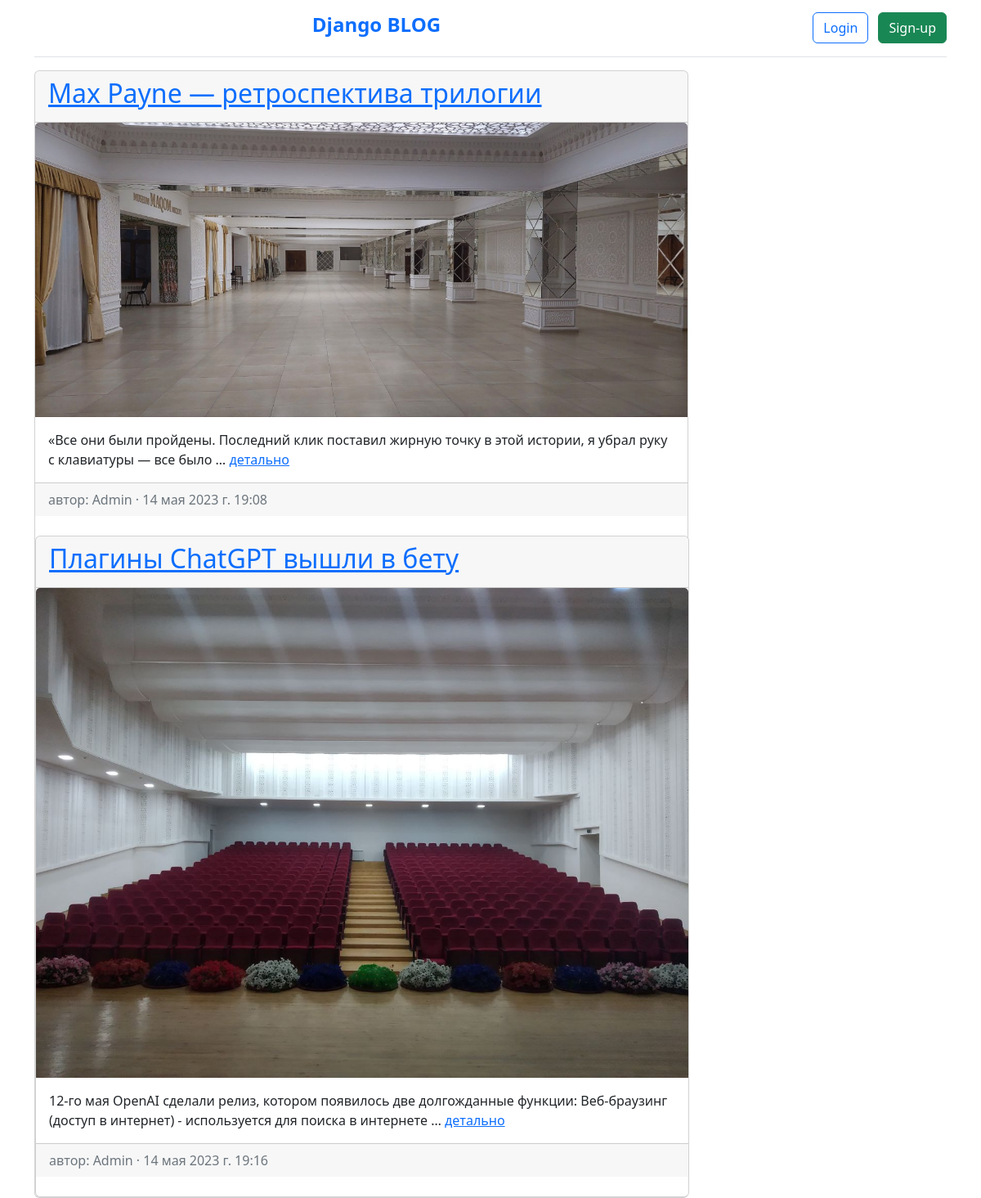
The app's page /articles/ with its own data.
### blog/models.py (models this page shows, shortened)
class Article(models.Model):
    title = models.CharField(max_length=150)
    summary = models.CharField(max_length=300)
    text = RichTextField()
    photo = models.ImageField(upload_to='article_photos/', blank=True)
    date = models.DateTimeField(auto_now_add=True)
    author = models.ForeignKey(get_user_model(), on_delete=models.CASCADE)

### accounts/models.py (models this page shows)
class CustomUser(AbstractUser):
    age = models.PositiveIntegerField(null=True, blank=True)

### blog/views.py (the view)
# urls.py: path('', ArticleListView.as_view(), name='articles'),
class ArticleListView(ListView):
    model = Article
    template_name = 'articles.html'
    context_object_name = 'articles'

### templates/articles.html (shortened to what this page needs)
{% extends 'base.html' %}
{% block content %}
    {% if not articles %}
        <div class="alert alert-primary" role="alert" style="text-align: center">
            <h4><i><b>Список пуст, добавьте что нибудь</i></h4> <a href="{% url 'article_create' %}" class="btn btn-warning"
                                                                    style="color: #000000">ДОБАВИТЬ</a></b>
        </div>
    {% else %}
        {% for article in articles %}
            <div class="card" style="width: 50rem;">
            <div class="card-header">
            <span class="font-weight-bold"><a
                    href="{% url 'article' article.pk %}"><h2>{{ article.title }}</h2></a></span>
            </div>
            {% if article.photo %}
                <img class="card-img-top" src="{{ article.photo.url }}" alt="{{ article.title }}">
            {% endif %}
            <div class="card-body">
                {{ article.summary|truncatewords:20 }} <a href="{% url 'article' article.pk %}">детально</a>
            </div>
            <div class="card-footer text-left text-muted">
                <span class="text-muted">автор: {{ article.author | title }} &middot; {{ article.date }}</span>
            </div>
            <br/>
        {% endfor %}
    {% endif %}
</div>
{% endblock content %}

### templates/base.html (shortened to what this page needs)
{% load static %}
<!DOCTYPE html>
<html>
<head>
    <link rel="stylesheet" href="https://cdn.jsdelivr.net/npm/bootstrap@5.2.3/dist/css/bootstrap.min.css">
</head>
<body>
<div class="container">
    <header class="d-flex flex-wrap align-items-center justify-content-auto justify-content-md-between py-2 mb-3 border-bottom">
        <ul class="nav col-10 col-md-auto mb-6 justify-content-auto mb-md-0">
            <li><a href="{% url 'home' %}" class="nav-link px-0 link-primary"><h4><b>Django BLOG</b></h4></a></li>
        </ul>
        {% if user.is_authenticated %}
            <div class="btn-group">
                <a class="nav-link dropdown-toggle" href="#"
                   id="navbarDropdown" role="button" data-toggle="dropdown"
                   aria-haspopup="true" aria-expanded="false">
                    {{ user.username|title }}
                </a>
                <ul class="dropdown-menu">
                    <li><a class="dropdown-item" href="{% url 'article_create' %}">Создать пост</a></li>
                    <li><a class="dropdown-item" href="{% url 'password_change' %}">Сменить пароль</a></li>
                    <li>
                        <hr class="dropdown-divider">
                    </li>
                    <li><a class="dropdown-item" href="{% url 'logout' %}">Выйти</a></li>
                </ul>
            </div>
        {% else %}
            <div class="col-md-3 text-end">
                <a href="{% url 'login' %}" class="btn btn-outline-primary me-2">Login</a>
                <a href="{% url 'signup' %}" class="btn btn-success">Sign-up</a>
            </div>
        {% endif %}
    </header>
</div>
<main>
    <div class="container">
        {% block content %}
        {% endblock content %}
    </div>
</main>
</body>
</html>

### records on screen
Article: title "Max Payne — ретроспектива трилогии", photo (picture), summary "«Все они были пройдены. Последний клик поставил жирную точку в этой истории, я убрал руку с клавиатуры — все было …", author "Admin", date "14 мая 2023 г. 19:08"
Article: title "Плагины ChatGPT вышли в бету", photo (picture), summary "12-го мая OpenAI сделали релиз, котором появилось две долгожданные функции: Веб-браузинг (доступ в интернет) - используется для поиска в интернете …", author "Admin", date "14 мая 2023 г. 19:16"
